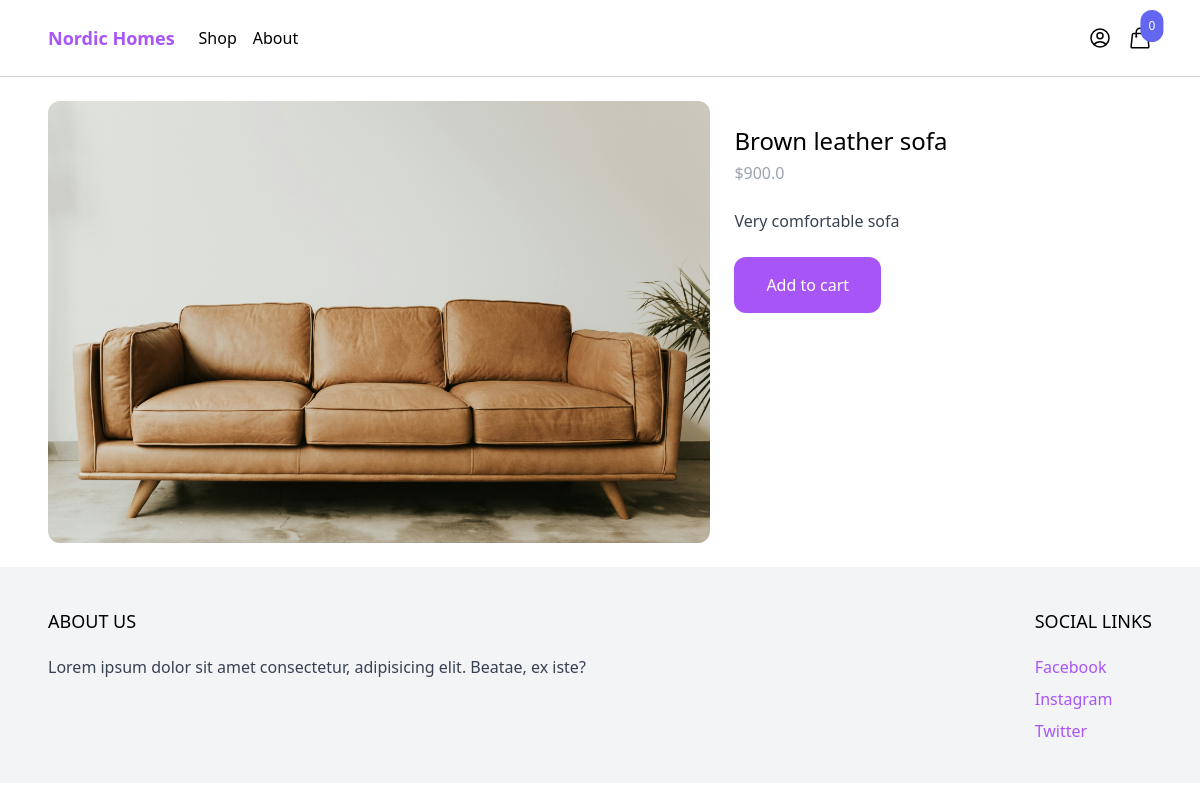
/shop/brown-leather-sofa/, run on an earlier commit of the app's database.
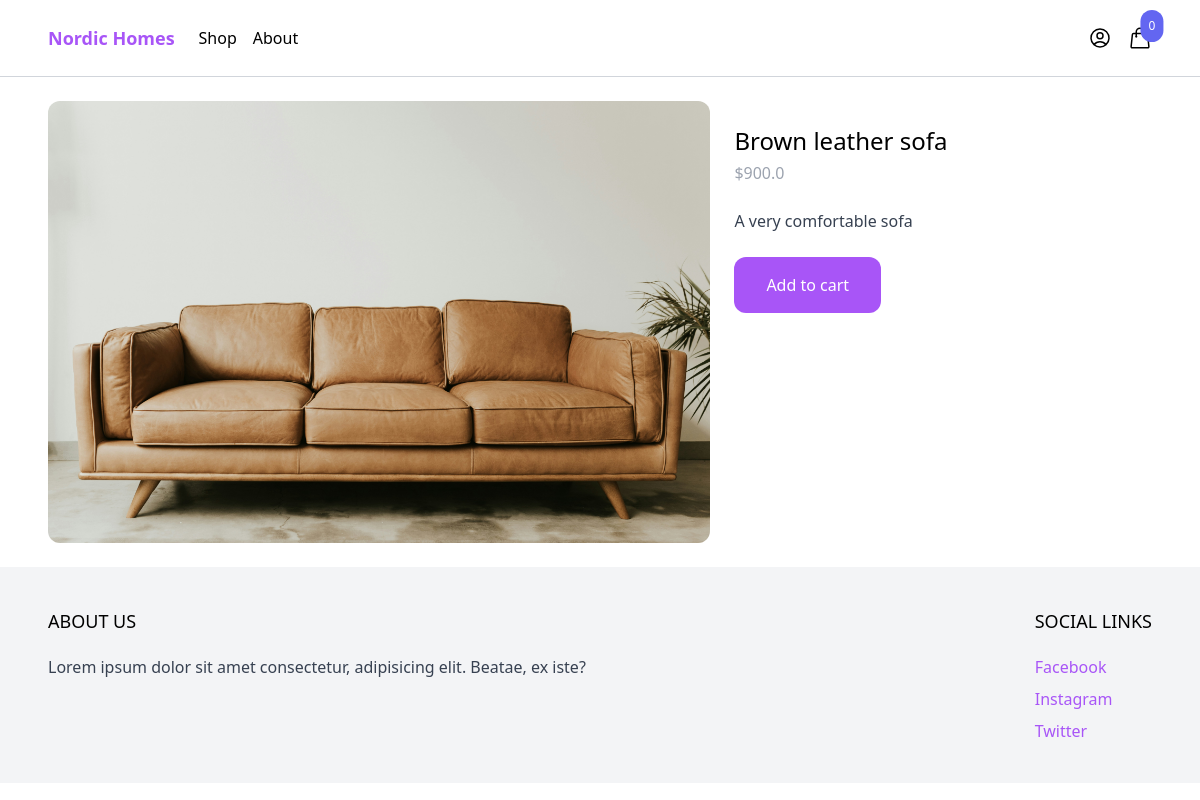
And on a later commit of the database.
### product/models.py (models this page shows, shortened)
class Product(models.Model):
    category = models.ForeignKey(Category, related_name='products', on_delete=models.CASCADE)
    name = models.CharField(max_length=255)
    slug = models.SlugField()
    description = models.TextField(blank=True, null=True)
    price = models.IntegerField()
    created_at = models.DateTimeField(auto_now_add=True)
    class Meta:
        ordering = ('-created_at',)
    def get_display_price(self):
        return self.price / 100

### product/views.py (the view)
# urls.py: path('', include('product.urls')),
def product(request, slug):
    product = get_object_or_404(Product, slug=slug)
    return render(request, 'product/product.html', {'product':product})

### cart/cart.py (called while the page is built)
    def __len__(self):
        return sum(item['quantity'] for item in self.cart.values())

### cart/context_processors.py (called while the page is built)
def cart(request):
    return {'cart': Cart(request)}

### product/templates/product/product.html
{% extends 'core/base.html' %} {% load static %} {% block content %}
<div class="max-w-6xl mx-auto flex flex-wrap py-6 px-6 xl:px-6">
  <div class="images w-full mb-6 lg:mb-0 lg:w-3/5">
    <img src="{% static 'couch.jpg'  %}" alt="couch" class="rounded-xl" />
  </div>
  <div class="information w-full lg:w-2/5 lg:p-6">
    <h1 class="text-2xl">{{ product.name }}</h1>
    <p class="mt-1 text-gray-400">${{ product.get_display_price }}</p>
    {% if product.description %}
    <p class="mt-6 text-gray-700">{{ product.description }}</p>
    {% endif %}
    <a
      href="#"
      class="mt-6 inline-block px-8 py-4 rounded-xl bg-purple-500 text-white hover:bg-purple-700 transition duration-500 ease-in-out"
      hx-get="{% url 'cart:add_to_cart' product.id %}"
      hx-target="#menu-cart-button"
      hx-swap="outerHTML"
      >
      Add to cart
    </a>
  </div>
</div>
{% endblock %}

### core/templates/core/base.html (shortened to what this page needs)
<!DOCTYPE html>
<html lang="en">
<head>
    <script src="https://cdn.tailwindcss.com"></script>
</head>
<body>
    <nav class="border-b border-gray-300">
        <div class="max-w-6xl mx-auto py-2 px-6 flex items-center justify-between">
            <div class="menu-left flex items-center space-x-6">
                <a href="/" class="py-4 text-lg text-purple-500 font-semibold">Nordic Homes</a>
                <ul class="flex items-center space-x-4">
                    <li><a href="{% url 'core:shop' %}">Shop</a></li>
                    <li><a href="/">About</a></li>
                </ul>
            </div>
            <div class="menu-right flex items-center space-x-4">
                <a href="/">
                </a>
                {% include 'cart/menu_cart.html' %}
            </div>
        </div>
    </nav>
    <main>
        {% block content %}{% endblock %}
    </main>
    <footer class="bg-gray-100">
        <div class="max-w-6xl mx-auto py-10 px-6 xl:px-0 md:flex justify-between">
            <div class="footer-left mb-12 md:mb-0">
                <h2 class="mb-5 uppercase text-lg">
                    About Us
                </h2>
                <p class="text-gray-700">
                    Lorem ipsum dolor sit amet consectetur, adipisicing elit. Beatae, ex iste?
                </p>
            </div>
            <div class="footer-right">
                <h2 class="mb-5 uppercase text-lg">Social links</h2>
                <ul class="space-y-2">
                    <li><a href="#" class="cursor:pointer text-purple-500 hover:text-purple-800">Facebook</a></li>
                    <li><a href="#" class="cursor:pointer text-purple-500 hover:text-purple-800">Instagram</a></li>
                    <li><a href="#" class="cursor:pointer text-purple-500 hover:text-purple-800">Twitter</a></li>
                </ul>
            </div>
        </div>
    </footer>
</body>
</html>

### cart/templates/cart/menu_cart.html (shortened to what this page needs)
<a href="#" id="menu-cart-button" class="relative inline-block">
    <span class="absolute top-0 right-0 transform translate-x-1/2 -translate-y-1/2 bg-indigo-500 text-white text-xs rounded-full p-2"> {{ cart|length }}</span>
</a>

What changed in the data, as far as the page shows it:
changed Product "Brown leather sofa": description "Very comfortable sofa" → "A very comfortable sofa"
